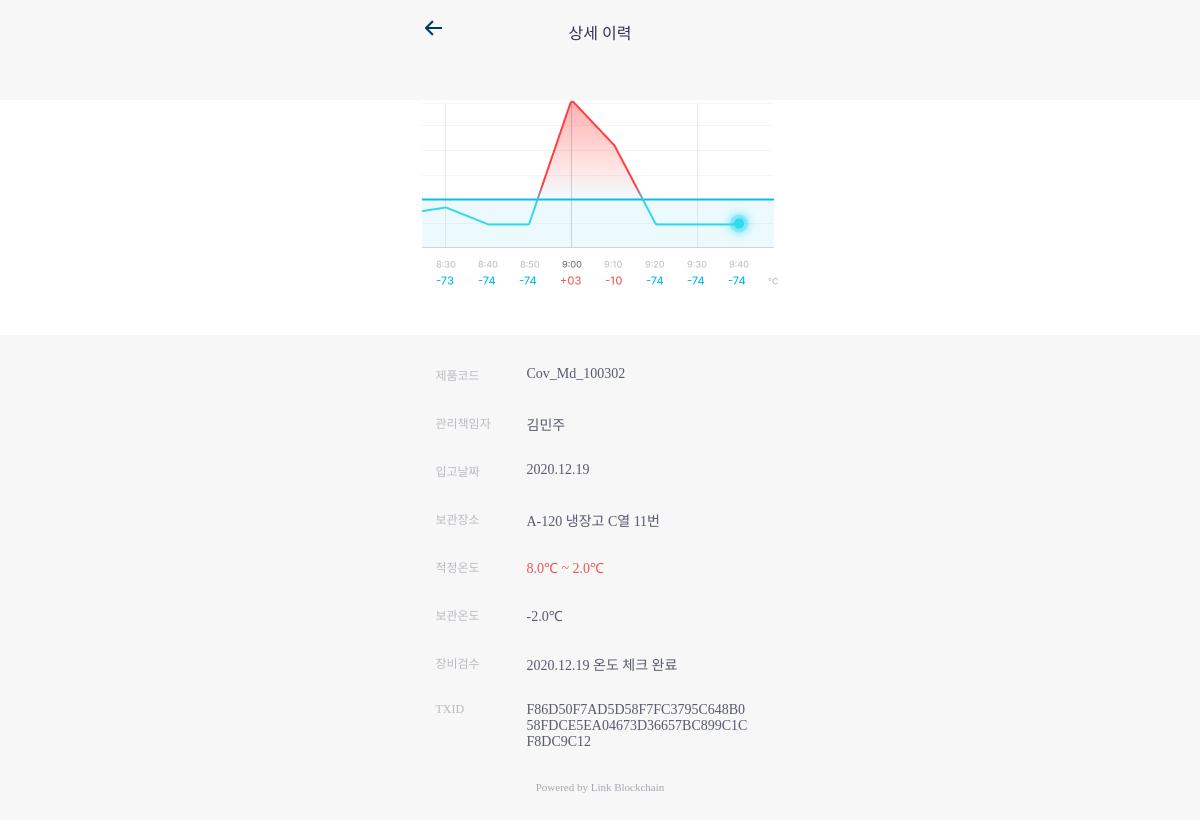
Page /core/condition_detail/Cov_Md/100302/7 on the earlier database version.
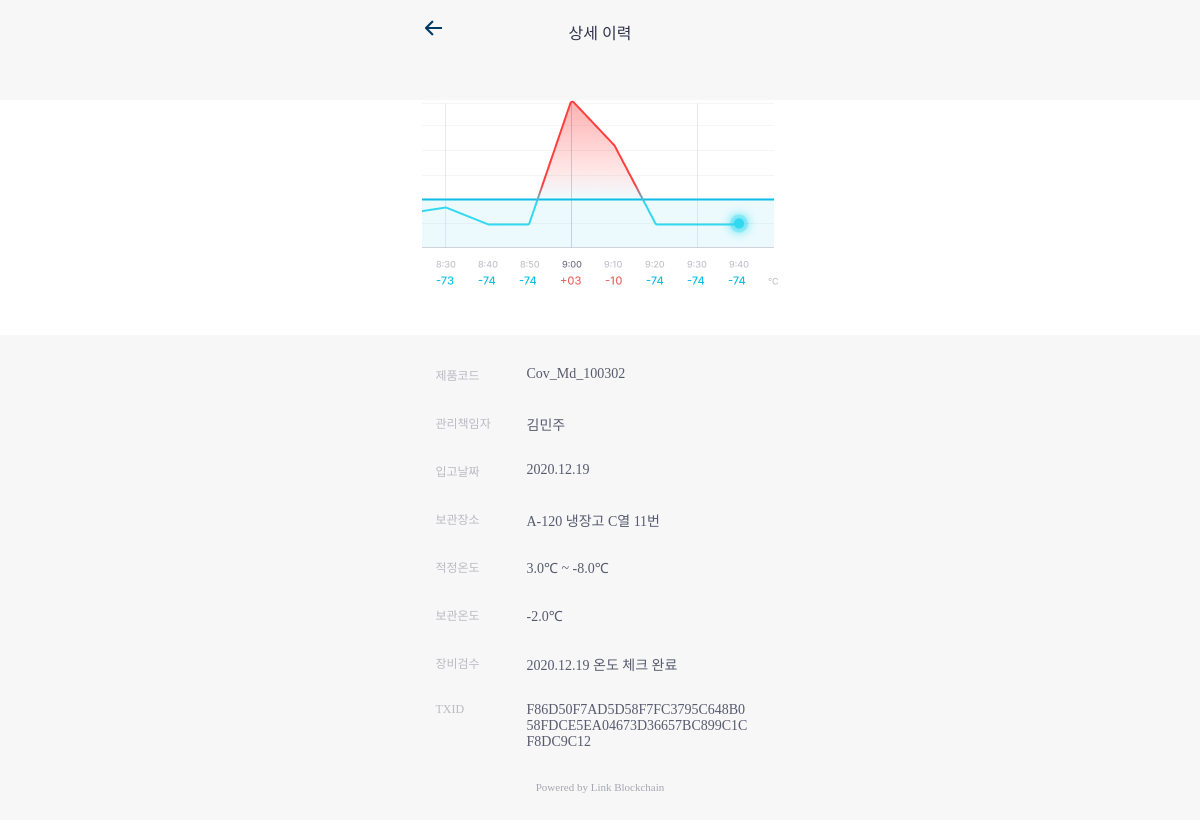
Same page on the later database version.
### core/models.py (models this page shows, shortened)
class VaccineType(models.Model):
    name = models.CharField(max_length=20, help_text='백신이름')
    min_temp = models.FloatField(help_text='최저온도 ex) -20~-80 중 -80')
    max_temp = models.FloatField(help_text='최고온도 ex) -20~-80 중 -20')

class Logistics(models.Model):
    BEFORE = 1
    TRANSFER = 2
    STORE = 3
    PROCESSES = (
        (BEFORE, 'A'),
        (TRANSFER, 'B'),
        (STORE, 'C')
    )
    progress_type = models.IntegerField(choices=PROCESSES, default=BEFORE)
    admin = models.ForeignKey(Administrator, on_delete=models.CASCADE, null=True, blank=True)
    lot_num = models.CharField(max_length=50, blank=True)
    timestamp = models.IntegerField()
    temp = models.FloatField()
    vaccine_type = models.ForeignKey(VaccineType, on_delete=models.CASCADE, null=True)
    _from = models.IntegerField()
    _to = models.IntegerField()

class TxHash(models.Model):
    logistics = models.OneToOneField(Logistics, on_delete=models.CASCADE)
    tx = models.CharField(blank=True, max_length=100)

### core/views.py (the view)
# urls.py: path('condition_detail/<str:vaccine_type>/<int:vaccine_pk>/<int:logistics_pk>', views.condition_detail, name='condition_detail'),
def condition_detail(request, vaccine_type, vaccine_pk, logistics_pk):
    try:
        vaccine_type = VaccineType.objects.get(name=vaccine_type)
    except:
        return render(request, 'core/condition_detail.html')
    logistics = Logistics.objects.get(pk=logistics_pk)
    unnormal = False
    if logistics.temp < vaccine_type.min_temp or logistics.temp > vaccine_type.max_temp:
        unnormal = True
    etx = dict(
        vaccine_type=vaccine_type.name,
        code=vaccine_type.name+'_'+str(vaccine_pk),
        admin_name=admin_name[logistics.admin.code],
        TXID=logistics.txhash.tx,
        vaccine_pk=vaccine_pk,
        min_temp=vaccine_type.min_temp,
        max_temp=vaccine_type.max_temp,
        temp=logistics.temp,
        unnormal=unnormal
    )
    return render(request, 'core/condition_detail.html', etx)

### core/templates/core/condition_detail.html (shortened to what this page needs)
{% extends 'index.html' %}
{% load static %}
{% block header %}
    <a href="{% url 'logistics' vaccine_type=vaccine_type pk=vaccine_pk %}">
        <img class="arrow" src="{% static 'img/Arrow.png' %}"/>
    </a>
    <p>상세 이력</p>
{% endblock %}
{% block section %}
    <div>
        <div class="condition_detail_upper_wrapper">
            <img src="{% static 'img/condition_sample.png' %}">
        </div>
        <div class="condition_detail_lower_wrapper">
            <div class="condition_detail_row">
                <div class="row_left font12">제품코드</div>
                <div class="row_right font14">{{ code }}</div>
            </div>
            <div class="condition_detail_row">
                <div class="row_left font12">관리책임자</div>
                <div class="row_right font14">{{ admin_name }}</div>
            </div>
            <div class="condition_detail_row">
                <div class="row_left font12">입고날짜</div>
                <div class="row_right font14">2020.12.19</div>
            </div>
            <div class="condition_detail_row">
                <div class="row_left font12">보관장소</div>
                <div class="row_right font14">A-120 냉장고 C열 11번</div>
            </div>
            <div class="condition_detail_row">
                <div class="row_left font12">적정온도</div>
                {% if unnormal %}
                    <div class="row_right font14" style="color: #EB5757">{{ max_temp }}℃ ~ {{ min_temp }}℃</div>
                {% else %}
                    <div class="row_right font14">{{ max_temp }}℃ ~ {{ min_temp }}℃</div>
                {% endif %}
            </div>
            <div class="condition_detail_row">
                <div class="row_left font12">보관온도</div>
                <div class="row_right font14">{{ temp }}℃</div>
            </div>
            <div class="condition_detail_row">
                <div class="row_left font12">장비검수</div>
                <div class="row_right font14">2020.12.19 온도 체크 완료</div>
            </div>
            <div class="condition_detail_row">
                <div class="row_left font12">TXID</div>
                <a href="https://explorer.blockchain.line.me/cashew/transaction/{{ TXID }}/?tab=memo">
                    <div class="row_right font14" style="word-break: break-all">
                        {{ TXID }}
                    </div>
                </a>
            </div>
        </div>
    </div>
{% endblock %}

### core/templates/index.html (shortened to what this page needs)
{% load static %}
<html lang="en">
<head>
    <link rel="stylesheet" href="//code.jquery.com/ui/1.12.1/themes/smoothness/jquery-ui.css">
    <link href="{% static 'css/base.css' %}?ver=1.21" rel="stylesheet">
    <link href='//spoqa.github.io/spoqa-han-sans/css/SpoqaHanSansNeo.css' rel='stylesheet' type='text/css'>
</head>
<body class="default_color">
    <header class="header_wrapper">
        {% block header %}
        {% endblock %}
    </header>
    <section class="section_wrapper">
        {% block section %}
        {% endblock %}
    </section>
    <footer style="text-align:center;margin-top:31px;font-style: normal;font-weight: 500;font-size: 11px;line-height: 13px;color: rgba(48, 51, 76, 0.4);">
        <p>Powered by Link Blockchain</p>
    </footer>
</body>
</html>

### static/css/base.css (style rules this page uses)
html, body { width: 100vw; height: 100vh; margin: unset; background-color: #f7f7f7; font-family: 'Spoqa Han Sans Neo', 'sans-serif'; }
a { text-decoration: none; color: inherit; }
.arrow { left: calc(50% - 175px); position: absolute; }
.section_wrapper { width: 375px; margin: auto; padding-top: 40px; }
.header_wrapper { width: 375px; height: 20px; margin: auto; margin-top: 20px; margin-bottom: 20px; text-align: center; }
.font14 { font-size: 14px; }
.font12 { font-size: 12px; }
.default_color { color: #30334C; }
.condition_detail_upper_wrapper { margin-left: calc(187.5px - 50vw); width: 100vw; background-color: #ffffff; display: flex; justify-content: center; padding-bottom: 48.25px; }
.condition_detail_lower_wrapper { width: 313px; padding-top: 31px; padding-left: 23px; padding-right: 39px; }
.condition_detail_row { display: flex; min-height: 48px; }
.row_left { width: 91px; color: rgba(48, 51, 76, 0.3); }
.row_right { max-width: 222px; max-height: 40px; color: rgba(48, 51, 76, 0.8); }

Differences in the rows shown:
changed VaccineType: max_temp "8.0" → "3.0"; min_temp "2.0" → "-8.0"
